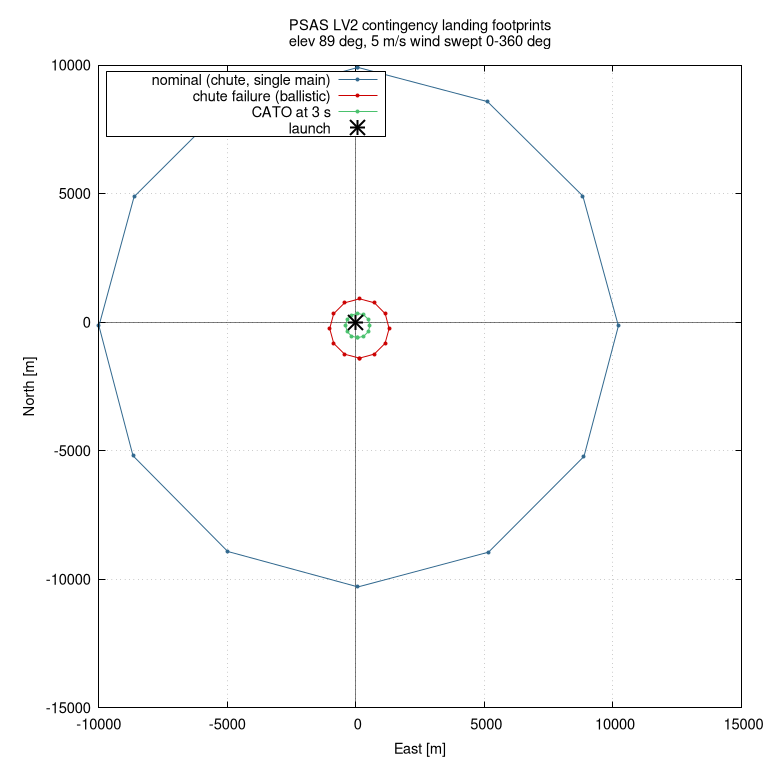

Reproduce this figure in gnuplot.
# Contingency landing footprints (one loop per scenario), East-North from the pad.
set datafile separator ","
set terminal pngcairo size 780,760 enhanced font "sans,11"
set output "footprints.png"
set title "PSAS LV2 contingency landing footprints\nelev 89 deg, 5 m/s wind swept 0-360 deg"
set xlabel "East [m]"; set ylabel "North [m]"
set size ratio -1; set grid
set key box opaque top left
set xzeroaxis lt -1 lw 0.5; set yzeroaxis lt -1 lw 0.5
N="output/nominal/89/ghp.csv"; F="output/chute-failure/89/ghp.csv"; C="output/cato/89/ghp.csv"
$LAUNCH << EOD
0,0
EOD
plot N using 3:4 skip 1 with linespoints pt 7 ps 0.5 lc rgb "#31688e" title "nominal (chute, single main)", \
     F using 3:4 skip 1 with linespoints pt 7 ps 0.5 lc rgb "#cc0000" title "chute failure (ballistic)", \
     C using 3:4 skip 1 with linespoints pt 7 ps 0.5 lc rgb "#4ac16d" title "CATO at 3 s", \
     $LAUNCH using 1:2 with points pt 3 ps 2.5 lw 2 lc rgb "black" title "launch"
